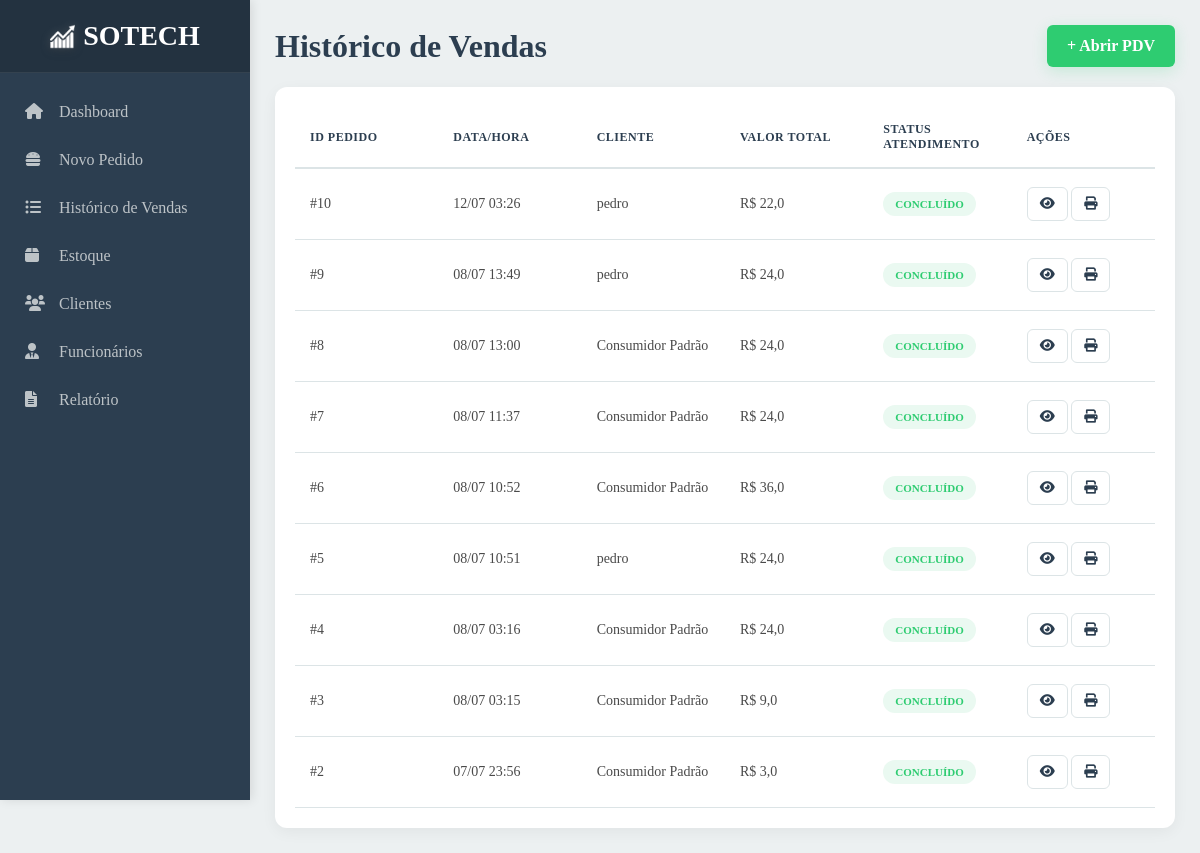
Before: /historico/ (signed in) with the older database file.
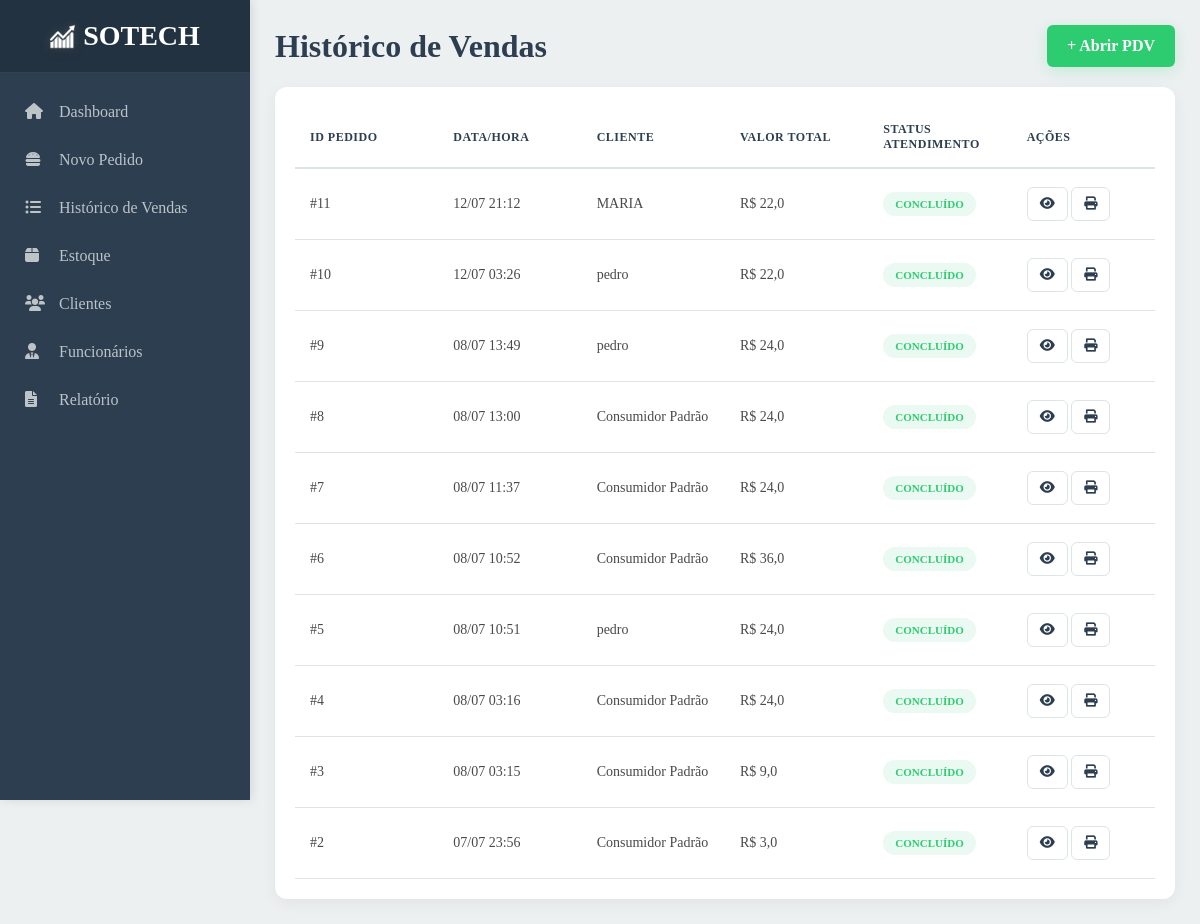
After: the same page with the newer database file.
### core/models.py (models this page shows, shortened)
class Pedido(models.Model):
    STATUS_CHOICES = [
        ('pendente', 'Pendente'),
        ('preparando', 'Preparando'),
        ('concluido', 'Concluído'),
    ]
    data_hora_pedido = models.DateTimeField("Data e hora do pedido")
    valor_total = models.FloatField("Valor total")
    observacoes = models.CharField("Observações", max_length=200, blank=True, null=True)
    produtos = models.ManyToManyField(Produto)
    pagamento = models.ForeignKey(Pagamento, on_delete=models.PROTECT)
    cliente = models.ForeignKey(Cliente, on_delete=models.SET_NULL, null=True, blank=True)
    funcionario = models.ForeignKey(Funcionario, on_delete=models.SET_NULL, null=True, blank=True)
    status = models.CharField("Status", max_length=20, choices=STATUS_CHOICES, default='pendente')

class Cliente(models.Model):
    nome = models.CharField("Nome", max_length=50)
    endereco = models.CharField("Endereço", max_length=100, default="", blank=True)
    telefone = models.CharField("Telefone", max_length=16, default="")
    cadastro_completo = models.BooleanField("Cadastro completo", default=True)

### core/views.py (the view)
# urls.py: path('historico/',historico,name="historico"),
@login_required
def historico(request):
    pedidos = Pedido.objects.filter(status='concluido').order_by('-data_hora_pedido')
    return render(request, "html/historico.html", {"pedidos": pedidos})

### core/templates/html/historico.html (shortened to what this page needs)
{% extends 'base.html' %}
{% load static %}
{% block estilo %}
  <link rel="stylesheet" href="{% static 'style/style_historico.css' %}?{% now 'U' %}" />
{% endblock %}
{% block conteudo %}
  <main class="main-content orders-page-layout">
    <header class="list-header">
      <h1>Histórico de Vendas</h1>
      <a href="{% url 'pedido' %}" class="btn-new-order">+ Abrir PDV</a>
    </header>
    <div class="table-card">
      <table class="orders-table">
        <thead>
          <tr>
            <th>ID Pedido</th>
            <th>Data/Hora</th>
            <th>Cliente</th>
            <th>Valor Total</th>
            <th>Status Atendimento</th>
            <th>Ações</th>
          </tr>
        </thead>
        <tbody>
          {% for pedido in pedidos %}
            <tr>
              <td>#{{ pedido.id }}</td>
              <td>{{ pedido.data_hora_pedido|date:'d/m H:i' }}</td>
              <td>
                {% if pedido.cliente %}
                  {{ pedido.cliente.nome }}
                {% else %}
                  Consumidor Padrão
                {% endif %}
              </td>
              <td>R$ {{ pedido.valor_total }}</td>
              <td>
                <span class="badge-status">Concluído</span>
              </td>
              <td>
                <button class="btn-view"
                  data-pedido="#{{ pedido.id }}"
                  data-cliente="{% if pedido.cliente %}
                    {{ pedido.cliente.nome }}
                  {% else %}
                    Consumidor Padrão
                  {% endif %}"
                  data-data="{{ pedido.data_hora_pedido|date:'d/m H:i' }}"
                  data-valor="R$ {{ pedido.valor_total }}"
                  data-funcionario="{% if pedido.funcionario %}
                    {{ pedido.funcionario.username }}
                  {% else %}
                    Removido
                  {% endif %}"
                  data-pagamento="{{ pedido.pagamento.forma_de_pagamento }}"
                  data-observacao="{{ pedido.observacoes|default:'-' }}">
                  <i class="fas fa-eye"></i>
                </button>
                <button class="btn-print"><i class="fas fa-print"></i></button>
              </td>
            </tr>
          {% empty %}
            <tr>
              <td colspan="6">Nenhum pedido concluído ainda.</td>
            </tr>
          {% endfor %}
        </tbody>
      </table>
    </div>
  </main>
{% endblock %}

Changed rows visible on the page:
added Pedido: id "11", data_hora_pedido "12/07 21:12", cliente.nome "MARIA", valor_total "22,0"
